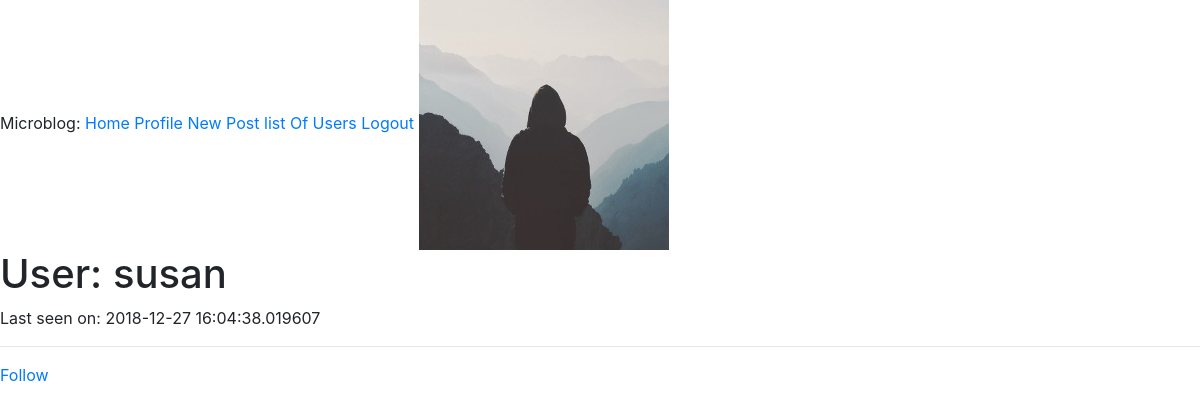
Before: /user/susan (signed in) with the older database file.
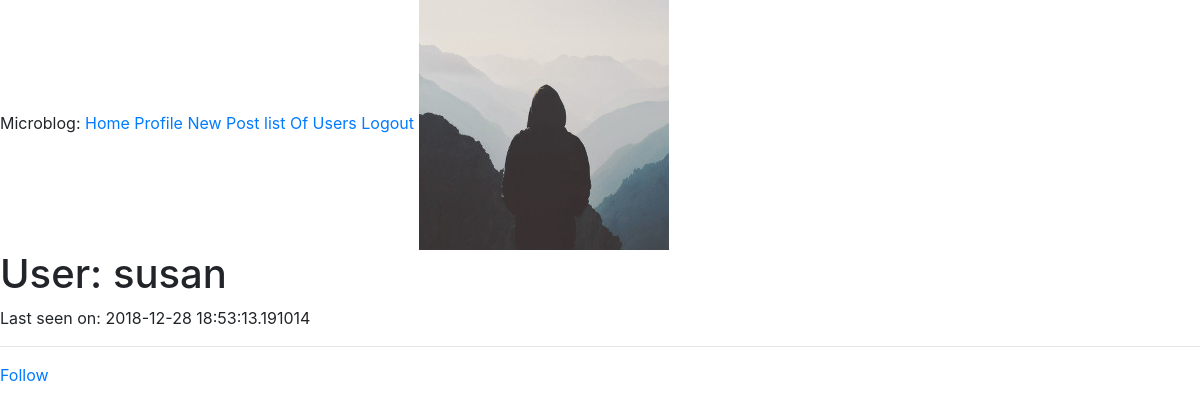
After: the same page with the newer database file.
### app/models.py (models this page shows, shortened)
class User(UserMixin, db.Model):
	id=db.Column(db.Integer, primary_key=True)
	username=db.Column(db.String(64), index=True, unique=True)
	email=db.Column(db.String(120), index=True, unique=True)
	password_hash = db.Column(db.String(128))
	posts = db.relationship('Post', backref='author', lazy='dynamic')
	about_me = db.Column(db.String(140))
	last_seen = db.Column(db.DateTime, default=datetime.utcnow)
	image_file = db.Column(db.String(20), nullable=False, default='profile_pics/default.jpg')
	followed = db.relationship(
        'User', secondary=followers,
        primaryjoin=(followers.c.follower_id == id),
        secondaryjoin=(followers.c.followed_id == id),
        backref=db.backref('followers', lazy='dynamic'), lazy='dynamic')
	member_of=db.relationship('Group', secondary=groupmember, backref=db.backref('members', lazy='dynamic'))
	def is_following(self, user):
		return self.followed.filter(
            followers.c.followed_id == user.id).count() > 0

### app/users/routes.py (the view)
@users.route('/user/<username>')
@login_required
def user(username):
    user = User.query.filter_by(username=username).first_or_404()
    posts = Post.query.all()
    image_file=url_for('static',filename=user.image_file)
    return render_template('user.html', user=user, posts=posts, image_file=image_file)

### app/models.py (called while the page is built)
@login.user_loader
def load_user(id):
    return User.query.get(int(id))

### app/templates/user.html (shortened to what this page needs)
{% extends "base.html" %}
{% block content %}
    <img src="{{ image_file }}" alt="khich meri photo">
    <h1>User: {{ user.username }}</h1>
                {% if user.last_seen %}<p>Last seen on: {{ user.last_seen }}</p>{% endif %}
    <hr>
        {% if user == current_user %}
                <p><a href="{{ url_for('users.edit_profile') }}">Edit your profile</a></p>
     {% elif not current_user.is_following(user) %}
        <p><a href="{{ url_for('users.follow', username=user.username) }}">Follow</a></p>
        {% else %}
        <p><a href="{{ url_for('users.unfollow', username=user.username) }}">Unfollow</a></p>
    {% endif %}
{% endblock %}

### app/templates/base.html (shortened to what this page needs)
<html>
<head>
      <link rel="stylesheet" href="https://maxcdn.bootstrapcdn.com/bootstrap/4.0.0/css/bootstrap.min.css">
    </head>
   <body>
   	<div>
   		Microblog:
        <a href="{{ url_for('main.index') }}">Home</a>
        {% if current_user.is_anonymous %}
        <a href="{{ url_for('users.login') }}">Login</a>
        {% else %}
        <a href="{{ url_for('users.user', username=current_user.username) }}">Profile</a>
          <a href="{{ url_for('posts.new_post') }}">New Post</a>
        <a href="{{ url_for('users.all_users') }}">list Of Users</a>
        <a href="{{ url_for('users.logout') }}">Logout</a>
        {% endif %}
      {% block content %}{% endblock %}
   </body>
</html>

Changed rows visible on the page:
changed User "susan": last_seen "2018-12-27 16:04:38.019607" → "2018-12-28 18:53:13.191014"
